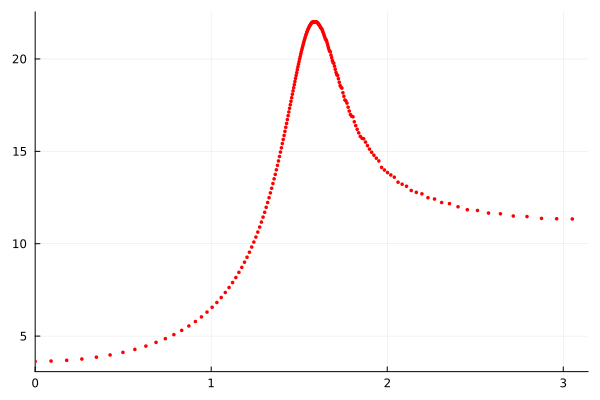

Here is the Julia script that generated this plot:
using Format
using Plots

####################################
# 平均計算
####################################
# degree = 80
# a_val = 0.1
# equator_count = 0

# new_data = []
# open(format("./{:d}-data/{:.1f}/{:d}-{:d}.txt", degree, a_val, degree, equator_count), "r") do file
#     lines = readlines(file)
#     for line in lines
#         split_line = []
#         for element in split(line, ",")
#             parse_ele = parse(Float64, element)
#             push!(split_line, parse_ele)
#         end
#         average = sum(split_line[2:end]) / length(split_line[2:end])
#         push!(new_data, [split_line[1], average])
#     end
# end

# open(format("./{:d}-data/{:.1f}/new-{:d}-{:d}.txt", degree, a_val, degree, equator_count), "w") do file
#     for data in new_data
#         print(file, join(data, ","))
#         print(file, "\n")
#     end
# end

####################################
# テストプロット
####################################
degree = 80
a_val = 0.3
equator_count = 0

a_list = []
b_list = []
open(format("./{:d}-data/{:.1f}/{:d}-{:d}.txt", degree, a_val, degree, equator_count), "r") do file
    lines = readlines(file)
    for line in lines
        push!(a_list, parse(Float64, split(line, ",")[1]))
        push!(b_list, parse(Float64, split(line, ",")[2]))
    end
end

plt = plot(xlim=(0, pi), label=NaN, legend=false)
scatter!(plt, a_list, b_list, color=:red, ms=2, msw=0)
savefig(plt, "test.png")
